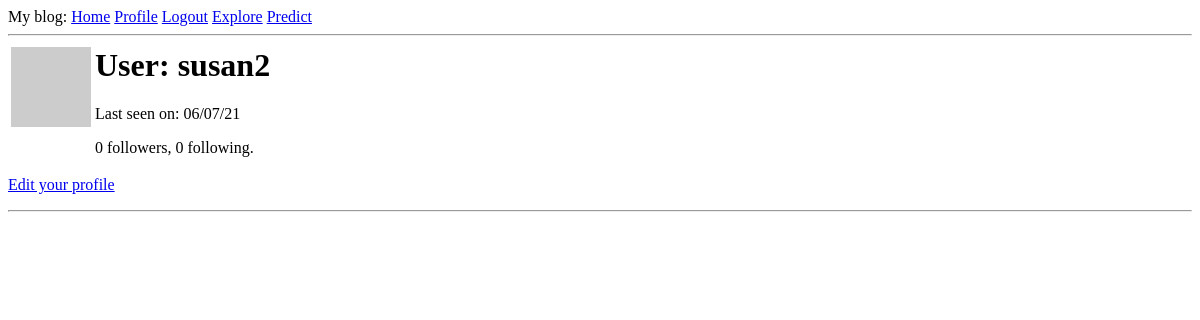
The app's page /user/susan2 (signed in), older data.
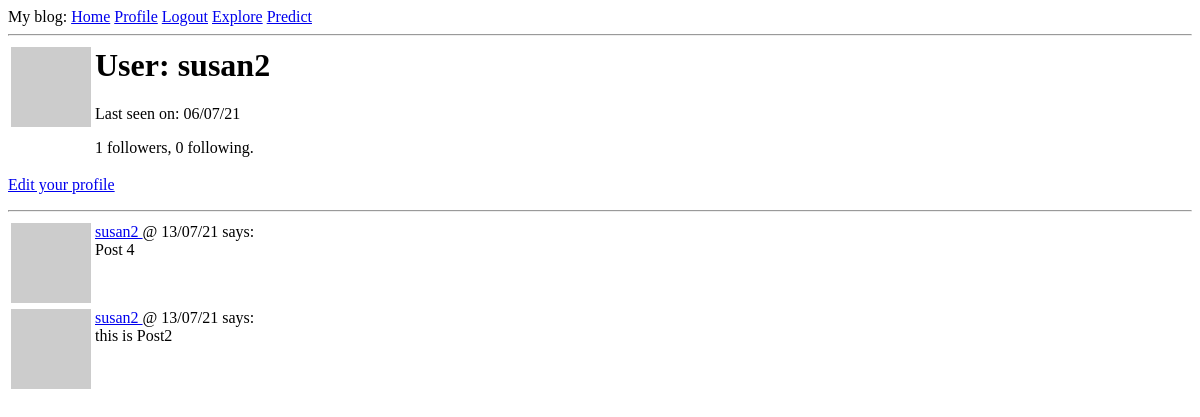
The same page, newer data.
### web_app/app/models.py (models this page shows, shortened)
class Post(db.Model):
    id = db.Column(db.Integer, primary_key=True)
    body = db.Column(db.String(140))
    timestamp = db.Column(db.DateTime, index=True, default=datetime.utcnow)
    user_id = db.Column(db.Integer, db.ForeignKey('user.id'))

class User(UserMixin, db.Model):
    id = db.Column(db.Integer, primary_key=True)
    username = db.Column(db.String(64), index=True, unique=True)
    email = db.Column(db.String(120), index=True, unique=True)
    password_hash = db.Column(db.String(128))
    posts = db.relationship('Post', backref='user', lazy='dynamic')
    about_me = db.Column(db.String(140))
    last_seen = db.Column(db.DateTime, default=datetime.utcnow)
    def avatar(self, size):
        digest = md5(self.email.lower().encode('utf-8')).hexdigest()
        return 'https://www.gravatar.com/avatar/{}?d=identicon&s={}'.format(digest, size)
    followed = db.relationship(
        'User', secondary=followers,
        primaryjoin=(followers.c.follower_id == id),
        secondaryjoin=(followers.c.followed_id == id),
        backref=db.backref('followers', lazy='dynamic'), lazy='dynamic')

### web_app/app/routes.py (the view)
@app.route('/user/<username>')
@login_required
def user(username):
    user = User.query.filter_by(username=username).first_or_404()
    page = request.args.get('page', 1, type=int)
    posts = user.posts.order_by(Post.timestamp.desc()).paginate(page, Config.POSTS_PER_PAGE, False)
    next_url = url_for('user', username=user.username, page=posts.next_num) if posts.has_next else None
    prev_url = url_for('user', username=user.username, page=posts.prev_num) if posts.has_prev else None
    form = EmptyForm()
    return render_template('user.html', user=user, posts=posts.items, next_url=next_url, prev_url=prev_url, form=form)

### web_app/app/models.py (called while the page is built)
@login.user_loader
def load_user(id):
    return User.query.get(int(id))

### web_app/app/routes.py (called while the page is built)
@app.before_request
def before_request():
    if current_user.is_authenticated:
        current_user.last_seen = datetime.utcnow()
        db.session.commit()

### web_app/app/templates/user.html (shortened to what this page needs)
{% extends "base.html" %}
{% block content %}
    <table>
        <tr valign="top">
            <td><img src="{{ user.avatar(126) }}"></td>
            <td>
                <h1>User: {{ user.username }}</h1>
                {% if user.last_seen %}<p>Last seen on: {{ user.last_seen.strftime("%d/%m/%y") }}</p>{% endif %}
                <p>{{ user.followers.count() }} followers, {{ user.followed.count() }} following.</p>
            </td>
        </tr>
    </table>
    {% if user == current_user %}
    <p><a href= "{{ url_for('edit_profile') }}">Edit your profile</a></p>
    {% endif %}
    <hr>
        {% for post in posts %}
            {% include '_post.html' %}
        {% endfor %}
{% endblock %}

### web_app/app/templates/_post.html
<table>
    <tr valign="top">
        <td><img src="{{ post.user.avatar(20) }}"></td>
        <td>
            <a href="{{ url_for('user', username=post.user.username) }}">
                {{ post.user.username }}
            </a>
            @ {{ post.timestamp.strftime("%d/%m/%y") }} says: <br> {{ post.body }}
        </td>
    </tr>
</table>

Row changes from the older to the newer data that the page shows:
added Post: user.username "susan2", timestamp "13/07/21", body "Post 4"
added Post: user.username "susan2", timestamp "13/07/21", body "this is Post2"
Text that changed along with them:
{{ user.followers.count() }}: "0" → "1"
